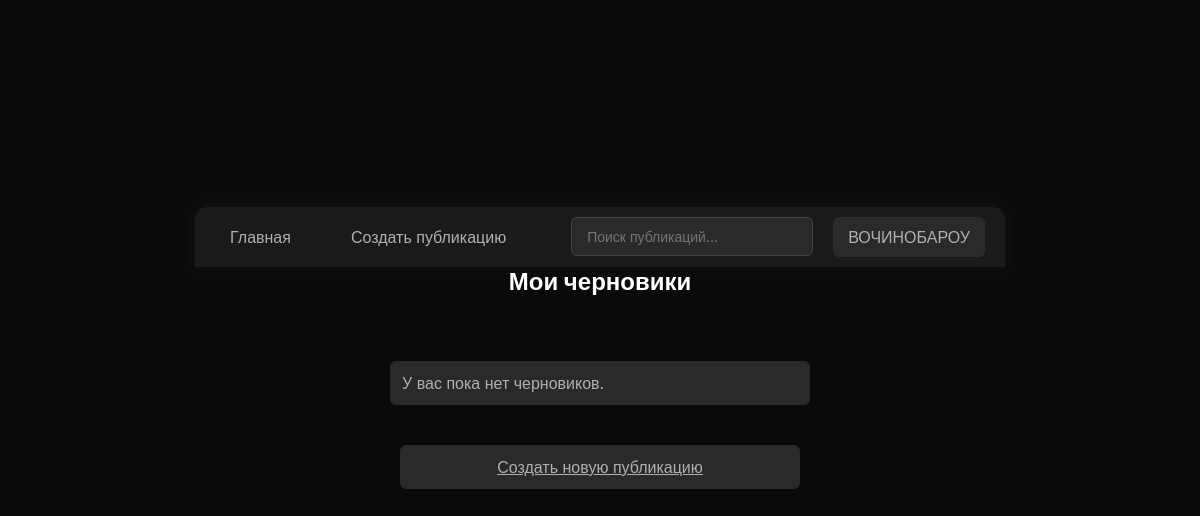
/drafts.php (signed in), run on an earlier commit of the app's database.
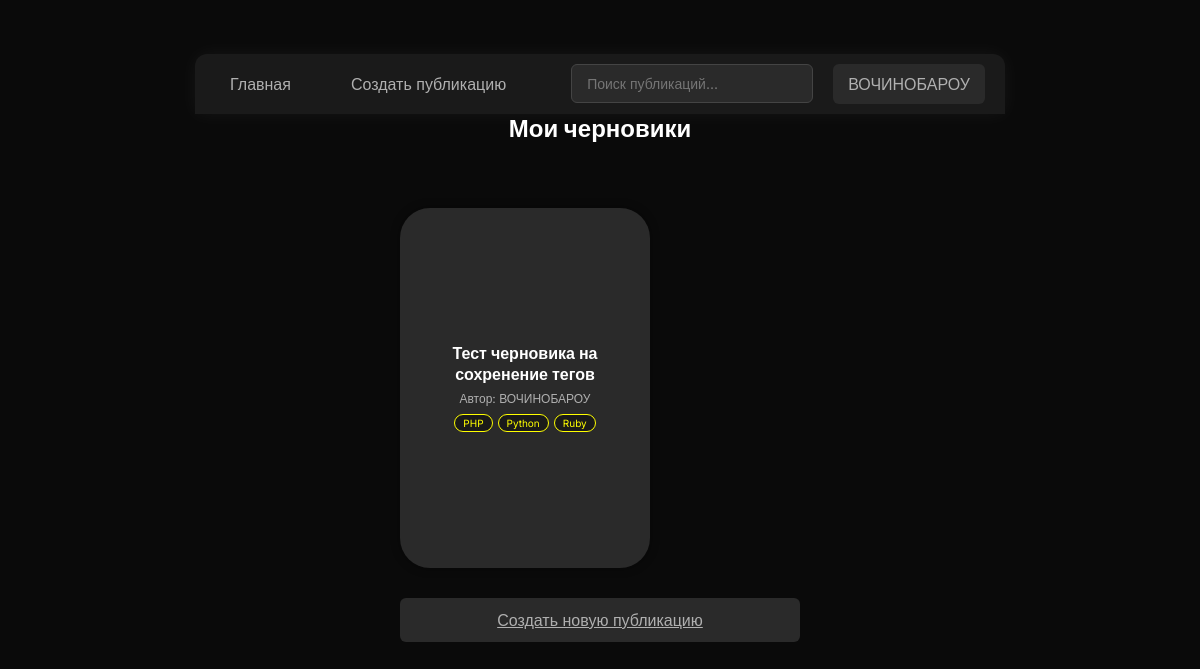
And on a later commit of the database.
### tables this page shows
CREATE TABLE `Posts` (
  `id_p` int(11) NOT NULL,
  `id_type` int(11) DEFAULT NULL,
  `id_u` int(11) NOT NULL,
  `title` varchar(200) NOT NULL COMMENT 'заголовок',
  `content` longtext NOT NULL COMMENT 'содержание',
  `create_at` timestamp NOT NULL COMMENT 'дата создания',
  `avRate` float DEFAULT NULL,
  `isNote` tinyint(1) DEFAULT NULL,
  `ownPrev` blob
);

CREATE TABLE `Tags` (
  `id_t` int(11) NOT NULL,
  `name` varchar(15) NOT NULL,
  `id_catg` int(11) DEFAULT NULL
);

### drafts.php (the view, shortened to what this page needs)
<?php
require_once 'header.php';
$conn = new mysqli(
    $config['db_host'],
    $config['db_user'],
    $config['db_pass'],
    $config['db_name']
);
$conn->set_charset("utf8");
$userId = (int)$_SESSION['user_id'];
$sql = "
    SELECT
        p.id_p,
        p.title,
        p.ownPrev,
        COALESCE(NULLIF(u.username, ''), u.login) AS author_name
    FROM Posts p
    JOIN Users u ON p.id_u = u.Id_U
    WHERE p.isNote = 1 AND p.id_u = {$userId}
    ORDER BY p.create_at DESC
";
$result = $conn->query($sql);
$drafts = [];
if ($result && $result->num_rows > 0) {
    while ($row = $result->fetch_assoc()) {
        $postId = $row['id_p'];
        $tagsSql = "
            SELECT t.name, tc.color_code
            FROM tags_posts tp
            JOIN Tags t ON tp.id_t = t.id_t
            JOIN tags_catg tc ON t.id_catg = tc.id_catg
            WHERE tp.id_p = $postId
            ORDER BY tc.sort_order, t.name
            LIMIT 3
        ";
        $tagsResult = $conn->query($tagsSql);
        $tags = [];
        if ($tagsResult) {
            while ($tagRow = $tagsResult->fetch_assoc()) {
                $tags[] = $tagRow;
            }
        }
        $row['tags'] = $tags;
        $drafts[] = $row;
    }
}
?>
<h2>Мои черновики</h2>
<div class="posts-wrapper">
    <?php if (count($drafts) > 0): ?>
        <div class="posts-grid">
            <?php foreach ($drafts as $row): ?>
                <a class="post-card-link" href="create_publication.php?draft_id=<?php echo (int)$row['id_p']; ?>">
                    <div class="post-card <?php echo empty($row['ownPrev']) ? 'no-image' : ''; ?>">
                        <div class="post-card-content">
                            <div class="post-card-title">
                                <?php echo htmlspecialchars($row['title']); ?>
                            </div>
                            <div class="post-card-author">
                                Автор: <?php echo htmlspecialchars($row['author_name']); ?>
                            </div>
                            <?php if (!empty($row['tags'])): ?>
                                <div class="post-card-tags">
                                    <?php foreach ($row['tags'] as $tag): ?>
                                        <span class="post-card-tag" style="border-color: <?php echo $tag['color_code']; ?>; color: <?php echo $tag['color_code']; ?>;">
                                            <?php echo htmlspecialchars($tag['name']); ?>
                                        </span>
                                    <?php endforeach; ?>
                                </div>
                            <?php endif; ?>
                        </div>
                    </div>
                </a>
            <?php endforeach; ?>
        </div>
    <?php else: ?>
        <p style="margin-bottom: 20px">У вас пока нет черновиков.</p>
    <?php endif; ?>
    <div style="display: flex; justify-content: center;">
        <a href="create_publication.php" class="new-publication-btn">Создать новую публикацию</a>
    </div>
</div>

What changed in the data, as far as the page shows it:
added posts: title "Тест черновика на сохренение тегов", author_name "ВОЧИНОБАРОУ"
now on this page (row unchanged): tags: name "PHP"
now on this page (row unchanged): tags: name "Python"
now on this page (row unchanged): tags: name "Ruby"
Also different on the page:
text no longer shown: "У вас пока нет черновиков."
